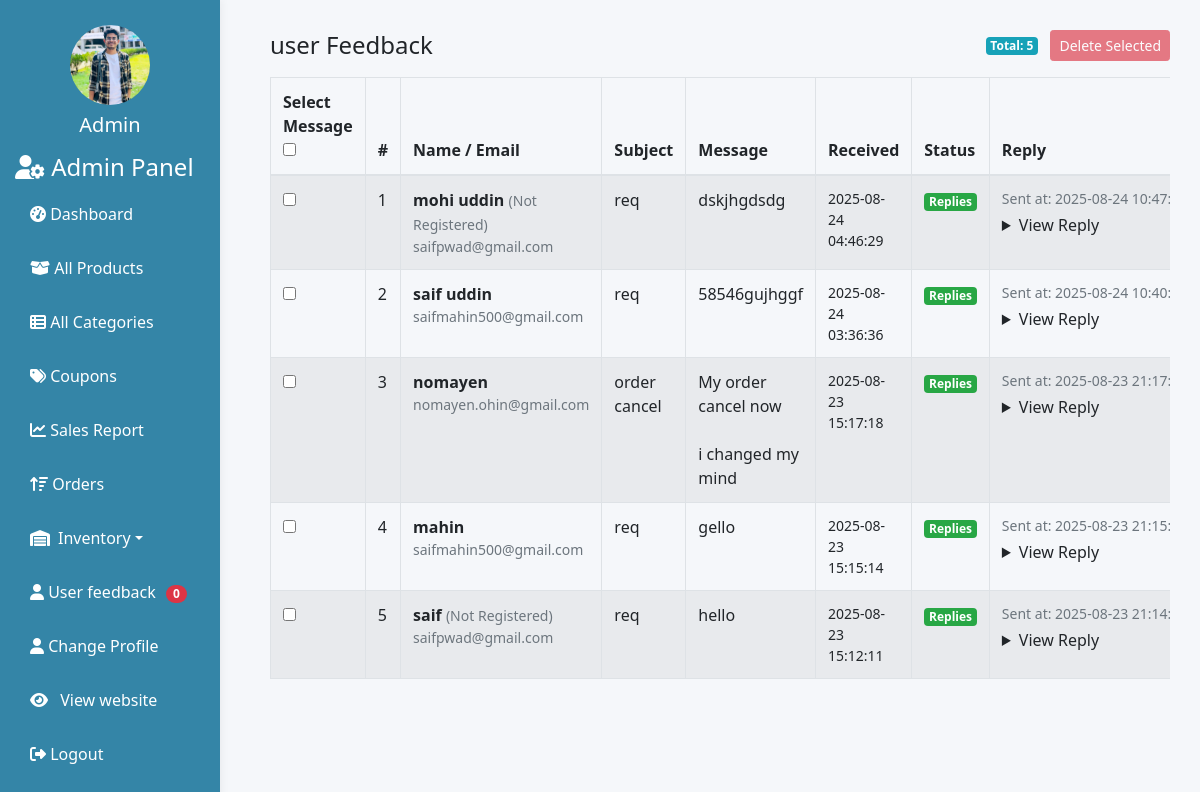
Page /admin/index.php?page=feedback (signed in) on the committed database.
### tables this page shows
CREATE TABLE `contact_message` (
  `id` int(11) NOT NULL,
  `name` varchar(150) NOT NULL,
  `email` varchar(200) NOT NULL,
  `subject` varchar(200) NOT NULL,
  `message` text DEFAULT NULL,
  `is_replied` tinyint(1) DEFAULT 0,
  `is_read` tinyint(1) NOT NULL DEFAULT 0,
  `reply_text` text DEFAULT NULL,
  `replied_at` datetime DEFAULT NULL,
  `created_at` timestamp NOT NULL DEFAULT current_timestamp()
);

### admin/pages/feedback.php (the view, shortened to what this page needs)
<?php
$database = new Database();
$conn = $database->dbConnection();
$conn->exec("UPDATE contact_message SET is_read = 1 WHERE is_read = 0");
$sql = "SELECT cm.*,
		CASE WHEN u.id IS NULL THEN 0 ELSE 1 END AS is_registered
		FROM contact_message cm
		LEFT JOIN users u ON u.email = cm.email
		ORDER BY cm.created_at DESC";
$stmt = $conn->query($sql);
$rows = $stmt->fetchAll(PDO::FETCH_ASSOC);
?>
<div class="d-flex justify-content-between align-items-center mb-3">
    <h4 class="mb-0">user Feedback</h4>
    <div>
        <span class="badge badge-info"> Total: <?= count($rows) ?></span>
        <button id="deleteSelected" class="btn btn-sm btn-danger ml-2" disabled>Delete Selected</button>
    </div>
</div>
<div class="table-responsive">
    <table class="table table-bordered table-striped" id="fbTable">
        <thead>
            <tr>
                <th style="width: 40px;">Select Message
                    <input type="checkbox" name="selectAll" id="selectAll">
                </th>
                <th>#</th>
                <th>Name / Email</th>
                <th>Subject</th>
                <th>Message</th>
                <th>Received</th>
                <th>Status</th>
                <th>Reply</th>
            </tr>
        </thead>
        <tbody>
            <?php foreach ($rows as $i => $r): ?>
                <tr data-id="<?= (int)$r['id']; ?>">
                    <td>
                        <input type="checkbox" name="rowChk" class="rowChk" value="<?= (int)$r['id'] ?>">
                    </td>
                    <td><?= $i + 1 ?></td>
                    <td>
                        <div><strong><?= htmlspecialchars($r['name']) ?></strong><?php if ((int)$r['is_registered'] === 0): ?>
                                <small class="text-muted">(Not Registered)</small>
                            <?php endif; ?>
                        </div>
                        <div class="text-muted small"><?= htmlspecialchars($r['email']) ?></div>
                    </td>
                    <td><?= htmlspecialchars($r['subject'] ?: '--') ?></td>
                    <td style="max-width: 360px; white-space: pre-wrap;"><?= nl2br(htmlspecialchars($r['message'])) ?></td>
                    <td class="small"><?= htmlspecialchars($r['created_at']) ?></td>
                    <td>
                        <?php if ((int)$r['is_replied'] === 1): ?>
                            <span class="badge badge-success">Replies</span>
                        <?php else: ?>
                            <span class="badge badge-warning">Pending</span>
                        <?php endif; ?>
                    </td>
                    <td style="min-width: 240px;">
                        <?php if ((int)$r['is_replied'] === 0): ?>
                            <button class="btn btn-sm btn-primary relpyBtn" data-id="<?= $r['id'] ?>">Reply</button>
                            <div class="replyBox mt-2 d-none" id="rb-<?= $r['id'] ?>">
                                <textarea name="" class="form-control mb-2" rows="3" placeholder="Type your reply..." id="rt-<?= $r['id'] ?>"></textarea>
                                <button class="btn btn-sm btn-success sendReply" data-id="<?= $r['id'] ?>">Send</button>
                                <div class="small text-muted mt-1">This will be emailed to the visitor.</div>
                            </div>
                        <?php else: ?>
                            <div class="small text-muted">
                                Sent at: <?= htmlspecialchars($r['replied_at'] ?: '--') ?>
                            </div>
                            <?php
                            if (!empty($r['reply_text'])): ?>
                                <details class="mt-1">
                                    <summary>View Reply</summary>
                                </details>
                            <?php endif; ?>
                        <?php endif; ?>
                    </td>
                </tr>
            <?php endforeach; ?>
        </tbody>
    </table>
</div>

### admin/includes/sidebar.php (shortened to what this page needs)
<div class="sidebar">
	<div class="text-center mb-3">
		<?php
		require_once __DIR__ . '/../dbConfig.php';
		$admin_id = $_SESSION['admin_id'] ?? null;
		$adminPhoto = 'default.jpg';
		$adminName = 'Admin';
		if ($admin_id) {
			$stmt = $DB_con->prepare("SELECT * FROM admins WHERE id =?");
			$stmt->execute([$admin_id]);
			$admin = $stmt->fetch(PDO::FETCH_ASSOC);
			if ($admin) {
				$adminPhoto = !empty($admin['photo']) ? $admin['photo'] : 'default.jpg';
				$adminName = $admin['username'];
			}
		}
		?>
		<img src="../uploads/admins/<?= htmlspecialchars($adminPhoto) ?>" alt="Profile" class="rounded-circle" width="80" height="80">
		<h5 class="mt-2"><?= htmlspecialchars($adminName) ?></h5>
	</div>
	<h4><i class="fas fa-user-cog"></i> Admin Panel</h4>
	<a href="index.php?page=dashboard"><i class="fas fa-tachometer-alt"></i> Dashboard</a>
	<a href="index.php?page=products"><i class="fas fa-box-open"></i> All Products</a>
	<a href="index.php?page=categories"><i class="fas fa-th-list"></i> All Categories</a>
	<a href="index.php?page=coupons"><i class="fas fa-tags"></i> Coupons</a>
	<a href="index.php?page=sales_report"><i class="fas fa-chart-line"></i> Sales Report</a>
	<a href="index.php?page=orders" id="menuOrders">
		<i class="fa-solid fa-arrow-up-wide-short"></i> Orders
	</a>
	<a href="#inventorySubmenu" data-toggle="collapse" aria-expanded="false" class="dropdown-toggle d-flex align-items-center">
		<i class="fas fa-warehouse mr-2"></i> Inventory
	</a>
	<a href="index.php?page=feedback">
		<i class="fas fa-user"></i> User feedback
		<span id="fbcount" class="badge badge-pill badge-danger" style="margin-left: 6px;">0</span>
	</a>
	<a href="index.php?page=admin_profile"><i class="fas fa-user"></i> Change Profile</a>
	<a href="../index.php" style="color: white; text-decoration: none;">
		<i class="fa-solid fa-eye mr-2"></i> View website
	</a>
	<a href="logout.php"><i class="fas fa-sign-out-alt"></i> Logout</a>
</div>

### admin/includes/header.php (style rules this page uses)
body { margin: 0; padding: 0; font-family: 'Segoe UI', sans-serif; background-color: #f5f7fa; }
.sidebar { width: 220px; height: 100vh; position: fixed; background-color: #3485A7; color: white; padding: 25px 15px; box-shadow: 2px 0 8px rgba(0, 0, 0, 0.05); overflow-y: auto; }
.sidebar a { color: white; display: block; padding: 10px 15px; margin: 10px 0; border-radius: 6px; text-decoration: none; transition: background-color 0.3s ease; }

### admin/includes/sidebar.php (style rules this page uses)
.sidebar a.dropdown-toggle { cursor: pointer; }

### rows in the picture
contact_message: name "mohi uddin", shows "(Not Registered)", email "saifpwad@gmail.com", subject "req", message "dskjhgdsdg", created_at "2025-08-24 04:46:29", is_replied "Replies", replied_at "2025-08-24…"
contact_message: name "saif uddin", email "saifmahin500@gmail.com", subject "req", message "58546gujhggf", created_at "2025-08-24 03:36:36", is_replied "Replies", replied_at "2025-08-24…"
contact_message: name "nomayen", email "nomayen.ohin@gmail.com", subject "order cancel", message "My order cancel now i changed my mind", created_at "2025-08-23 15:17:18", is_replied "Replies", replied_at "2025-08-23…"
contact_message: name "mahin", email "saifmahin500@gmail.com", subject "req", message "gello", created_at "2025-08-23 15:15:14", is_replied "Replies", replied_at "2025-08-23…"
contact_message: name "saif", shows "(Not Registered)", email "saifpwad@gmail.com", subject "req", message "hello", created_at "2025-08-23 15:12:11", is_replied "Replies", replied_at "2025-08-23…"

### other values in the picture
$adminName "Admin"
count($rows) "5"
